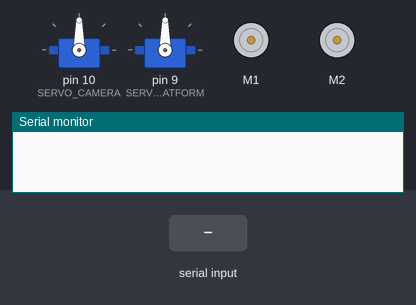
Simulated run of this sketch. Board: Arduino Uno, built with avr-gcc and run on an emulated ATmega328P. Shown: 2 × servo, 2 × DC motor (green arrow = forward, orange = backward, longer = faster), the last lines printed to the serial monitor. The inputs (shaded band) are chosen by the test bench.

Above: at 1.2 s.
1.3 s: "Pos" received over Serial
At 2.1 s:
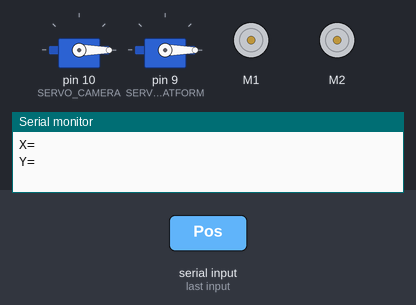
2.9 s: "Mot" received over Serial
Timing chart, 0 to 5.9 s (numbered marks = the images above; inputs shaded):
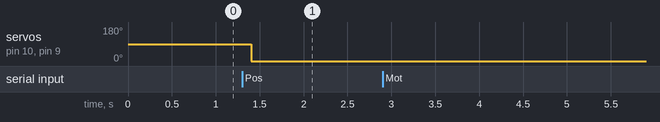

Measured:
- after the input at 1.3 s, servo on pin 10 (SERVO_CAMERA), servo on pin 9 (SERVO_PLATFORM): 90° → 0° after 0.10 s

The sketch:

robotParserNewJostic.ino
```cpp
#include <string.h>
#include <Servo.h>
#include <AFMotor.h>
#define SERVO_CAMERA 10
#define SERVO_PLATFORM 9

char unitID_in[10];
char X[10];
char Y[10];
char speadH[10];
char speadV[10];

long previousMillis = 0;   // здесь будет храниться время последнего изменения состояния светодиода
long interval = 2000;      // интервал мигания в миллисекундах

int scanInt = 0;

Servo SCamera;
Servo SPlatform;
AF_DCMotor rMotor(1);
AF_DCMotor lMotor(2);


void setup() {
  // открываем порт
  Serial.begin(9600);
  SCamera.attach(SERVO_CAMERA);
  SPlatform.attach(SERVO_PLATFORM);

}

bool intervalMill()
{
  if (millis() - previousMillis > interval)
  {
    previousMillis = millis();   // запоминаем текущее время
    // если светодиод был выключен – включаем и наоборот :)
    return true;
  }
  else
     return false;
}

void loop() {


  int i = 0;
  char buffer[100];

  //если есть данные - считаем их
  if (Serial.available())
  {
    delay(100);
    //сохраним прочитанное в буфер
    while ( Serial.available() && i < 99)
    {
      buffer[i++] = Serial.read();
    }

    //разобьем его на части, отделенные запятой

    sscanf(buffer, "%s %s %s %s %s", unitID_in, X, Y, speadH, speadV);
    Serial.flush();
  }


  //Исполнительная часть программы
  //Проверяем, к какому устройству пришли данные


  if ((String)unitID_in == "Pos") { //test serial read
    // Serial.print(buffer);
    Serial.print("X= ");
    Serial.println(X);
    Serial.print("Y= ");
    Serial.println(Y);

    String strX(X);
    String strY(Y);

    SCamera.write(strX.toInt());
    SPlatform.write(strY.toInt());

    unitID_in[0] = '\0';
  }
  if ((String)unitID_in == "Mot") { //test serial read

    Serial.print("nRightMotor = "); Serial.println(X);
    Serial.print("nLeftMotor = "); Serial.println(Y);

    Serial.print("SpeadRightMotor = "); Serial.println(speadH);
    Serial.print("SpeadLeftMotor = "); Serial.println(speadV);

    String nH(X);
    String nV(Y);
    String sH(speadH);
    String sV(speadV);

    int nR = nH.toInt();
    int nL = nV.toInt();
    int sR = sH.toInt();
    int sL = sV.toInt();

    if (nR == 0)
    {
      rMotor.run(RELEASE);
      Serial.println("RELEASE");
    }
     else
     if (nR == 1)
     {
      rMotor.run(FORWARD);
      Serial.println("FORWARD");
     }
     else
     if (nR == -1)
     {
      rMotor.run(BACKWARD);
      Serial.println("BACKWARD");
     }

    if (nL == 0)
    {
      lMotor.run(RELEASE);
      Serial.println("RELEASE");
    }
    else
    if (nL == 1)
    {
      lMotor.run(FORWARD);
      Serial.println("FORWARD");
    }
    else
    if (nL == -1)
    {
      lMotor.run(BACKWARD);
      Serial.println("BACKWARD");
    }

    rMotor.setSpeed(sR);
    lMotor.setSpeed(sL);


    unitID_in[0] = '\0';
  }
}
```
